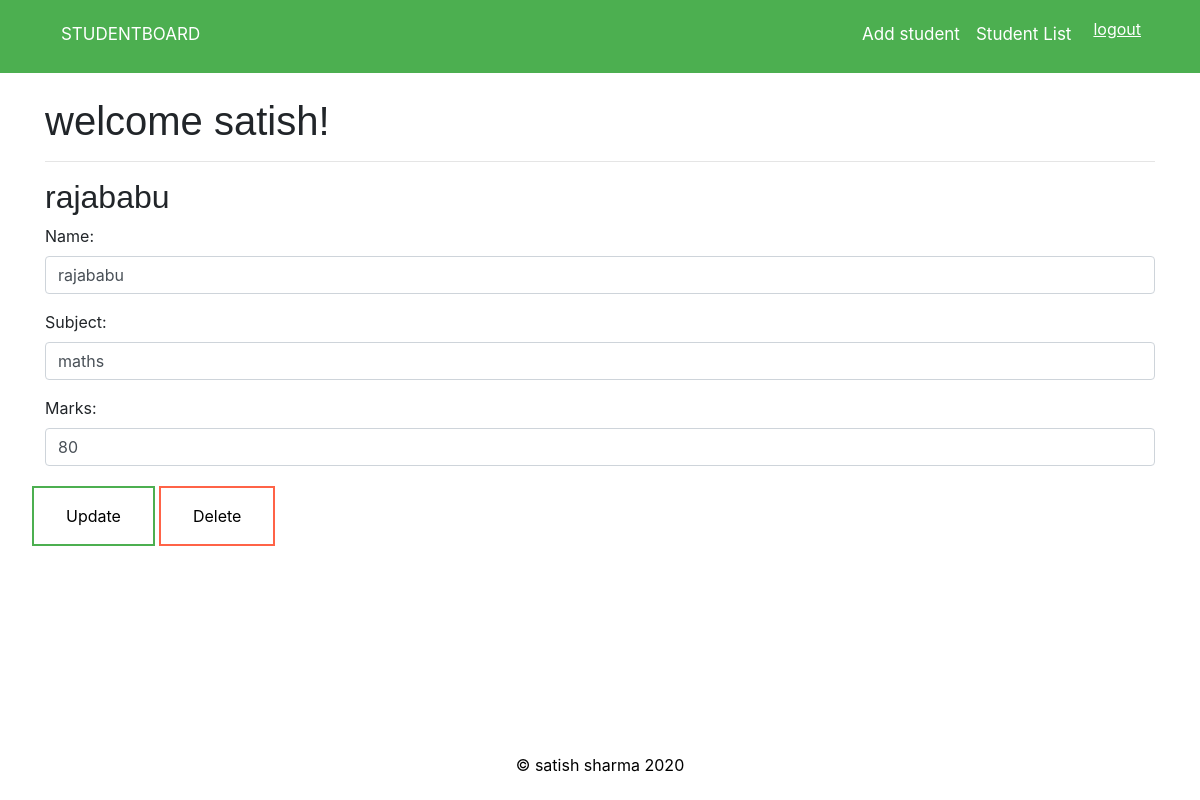
The page /student/1 (signed in) on the database its author committed.
### studentapp/models.py (models this page shows, shortened)
class Student(models.Model):
    name=models.CharField(max_length=100)
    subject=models.CharField(max_length=100)
    marks=models.PositiveIntegerField()
    user=models.ForeignKey(User,on_delete=models.CASCADE)

### studentapp/views.py (the view, shortened to what this page needs)
# urls.py: path('student/<int:student_pk>',views.viewlist,name='viewlist'),
@login_required
def viewlist(request,student_pk):
    student=get_object_or_404(Student,pk=student_pk,user=request.user)
    if request.method=='GET':
        form=StudentForm(instance=student)
        return render(request,'studentapp/viewlist.html',{'student':student,'form':form})

### studentapp/forms.py
class StudentForm(forms.ModelForm):
    class Meta:
        model=Student
        fields=['name','subject','marks']
        widgets = {
            'name': forms.TextInput(
				attrs={
					'class': 'form-control'
					}
				),
            'subject': forms.TextInput(
    				attrs={
    					'class': 'form-control'
    					}
    				),
            'marks': forms.TextInput(
				attrs={
					'class': 'form-control'
					}
				),
                }

### studentapp/templates/studentapp/viewlist.html (shortened to what this page needs)
{% extends 'studentapp/base.html' %}
{% block content %}
<h2 id="tname">{{ student.name }}</h2>
<form class="" action=" " method="POST">
{{ form.as_p }}
<div class="row">
<div class="column">
<button type="submit" class="buttonupdate update" name="update">Update</button>
</form>
</div>
  <div class="column">
<form class="" action="{% url 'deletestudent' student.id %}" method="POST">
<button type="submit" class="buttondelete delete" name="delete">Delete</button>
</form>
</div>
</div>
{% endblock %}

### studentapp/templates/studentapp/base.html (shortened to what this page needs)
<!doctype html>
<html lang="en">
<head>
  {% load static %}
<link rel="stylesheet" href="https://cdn.jsdelivr.net/npm/bootstrap@4.5.3/dist/css/bootstrap.min.css">
<link rel="stylesheet" href="{% static "custom.css" %}">
  <link rel="stylesheet" href="https://stackpath.bootstrapcdn.com/bootstrap/4.5.2/css/bootstrap.min.css">
  </head>
<body>
  <header>
    <nav class="navbar navbar-expand-lg navbar-dark navbar-custom">
      <div class="container topnav">
        <a class="navbar-brand topnav " href="{% url 'home' %}">STUDENTBOARD</a>
        <div class="collapse navbar-collapse" id="navbarNavAltMarkup">
          <div class="navbar-nav ml-auto">
            {%if user.is_authenticated %}
            <a class="nav-link topnav" id="toplink" href="{% url 'createlist'  %}">Add student</a>
            <a class="nav-link topnav "id="toplink"  href="{% url 'currentlist'  %}">Student List</a>
            <form class="nav-link topnav " action="{% url 'logoutuser' %}" method="POST">
              <button type="submit" class="buttonlogout logout" name="logout">logout</button>
            </form>
            {% else %}
            <a class="nav-link topnav" id="toplink" href="{% url 'loginuser' %}" >login</a>
            <a class="nav-link topnav" id="toplink" href="{% url 'signupuser' %}" >signup</a>
            {% endif %}
          </div>
        </div>
      </div>
    </nav>
  </header>
  <div class="container " id="page-container">
      <div class="" id="content-wrap" >
        <br>
    <h1>welcome {{ user.username }}!</h1>
    <hr>
    {% block content %}
    {% endblock %}
    <footer id="footer">
        <div class=" text-center " >
          <p><span>&#169;</span> satish sharma {% now 'Y'%}</p>
        </div>
    </footer>
<link rel="stylesheet" href="{% static "custom.css" %}">
</body>
</html>

### studentproject/static/custom.css (style rules this page uses)
.navbar-custom { background-color: #4CAF50; }
h1 { font-family: 'Quattrocento Sans', sans-serif; }
#tname { font-family: 'Kite One', sans-serif; }
.buttonlogout { background-color: transparent; color: #FFFFFF; border: none; text-decoration: underline }
#toplink { color: white; }
.topnav a { float: left; display: block; color: #FFFFFF; text-align: center; padding: 14px 16px; text-decoration: none; font-size: 17px; border-bottom: 3px solid transparent; }
#footer { position: absolute; left: 0; bottom: 0; width: 100%; color: black; text-align: center; }
#content-wrap { padding-bottom: 2rem; }
#page-container { position: relative; min-height: 90vh; }
.buttonupdate { background-color: #4CAF50; border: none; color: white; padding: 16px 32px; text-align: center; text-decoration: none; display: inline-block; font-size: 16px; margin: 4px 2px; transition-duration: 0.4s; cursor: pointer; }
.update { background-color: white; color: black; border: 2px solid #4CAF50; }
.buttondelete { background-color: #FF6347; border: none; color: white; padding: 16px 32px; text-align: center; text-decoration: none; display: inline-block; font-size: 16px; margin: 4px 2px; transition-duration: 0.4s; cursor: pointer; }
.delete { background-color: white; color: black; border: 2px solid #FF6347; }

### rows shown on the page
Student: name "rajababu", subject "maths", marks "80"

### other values the page prints
{{ user.username }} "satish"
